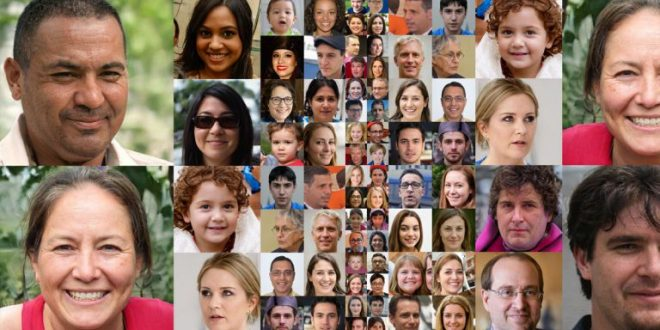
#> input picture haarCascade/face-detection/img/4.jpeg, 660 x 330 px
$ python face-detection.py
#> lines starting #> are read from the running program, lines starting #| are printed output that depends on the picture; after the words box and inside, x2 and y2 are one past the last pixel; in counts of white or black regions, pixels touching at a corner belong together
import cv2
import numpy as np

img = cv2.imread('img/4.jpeg')
#> img is the input picture: shape (330, 660, 3); mean B, G, R 99.9, 114.4, 141.9

yuz_casc = cv2.CascadeClassifier('haarcascade_frontalface_default.xml')

griton = cv2.cvtColor(img, cv2.COLOR_BGR2GRAY)
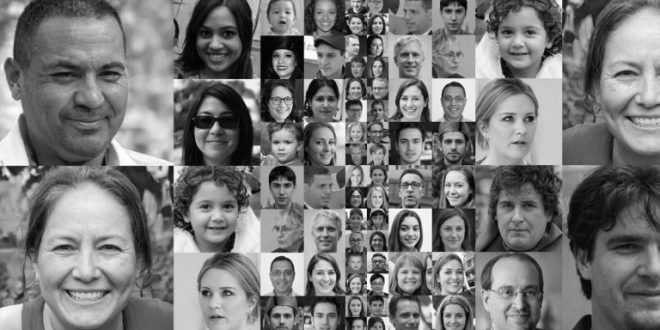
#> griton: shape (330, 660); min 0, max 255, mean 121
yuzler = yuz_casc.detectMultiScale(griton, 1.1, 4)
#> yuzler = 36 rows, first 6: [312, 2, 27, 27], [440, 1, 28, 28], [268, 1, 29, 29], [312, 45, 29, 29], [394, 43, 32, 32], [267, 45, 31, 31]

for (x, y, w, h) in yuzler:
    cv2.rectangle(img, (x, y), (x + w, y + h), (0, 255, 0), 2)
#> this loop made 36 passes
#> (x, y, w, h) on passes 1 to 12: (312, 2, 27, 27), (440, 1, 28, 28), (268, 1, 29, 29), (312, 45, 29, 29), (394, 43, 32, 32), (267, 45, 31, 31), (396, 87, 30, 30), (439, 88, 28, 28), (266, 88, 30, 30), (311, 130, 31, 31), (395, 130, 31, 31), (438, 130, 32, 32)
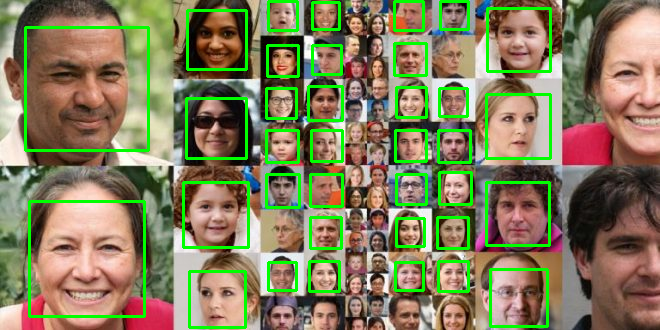
#> img: shape (330, 660, 3); 8.26% of pixels changed, all inside (x1, y1, x2, y2) = (24, 0, 552, 329)

cv2.imshow('yuzler', img)
cv2.waitKey(0)
cv2.destroyAllWindows()

$ run again, with haarCascade/face-detection/img/2.jpg copied over haarCascade/face-detection/img/4.jpeg
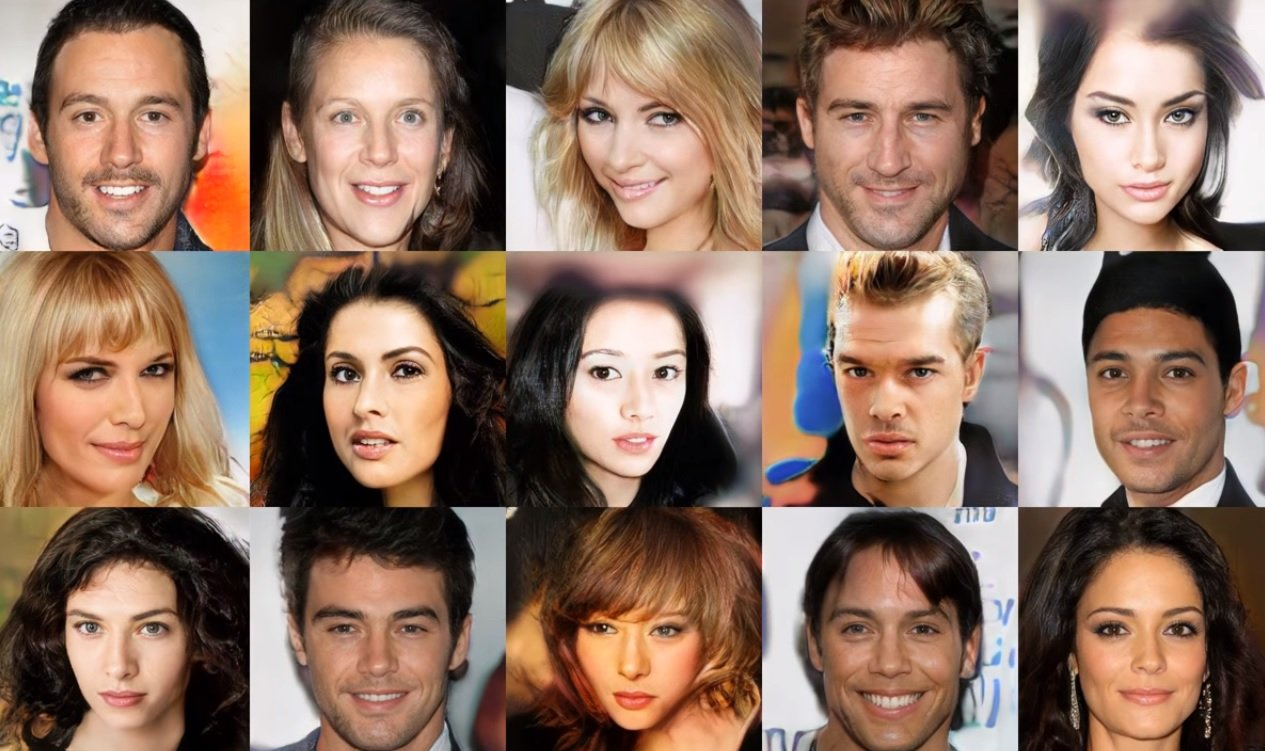
#> input picture haarCascade/face-detection/img/2.jpg, 1265 x 751 px
#> img is the input picture: shape (751, 1265, 3); mean B, G, R 96.2, 112.1, 139.6
#> `griton = cv2.cvtColor(img, cv2.COLOR_BGR2GRAY)`:
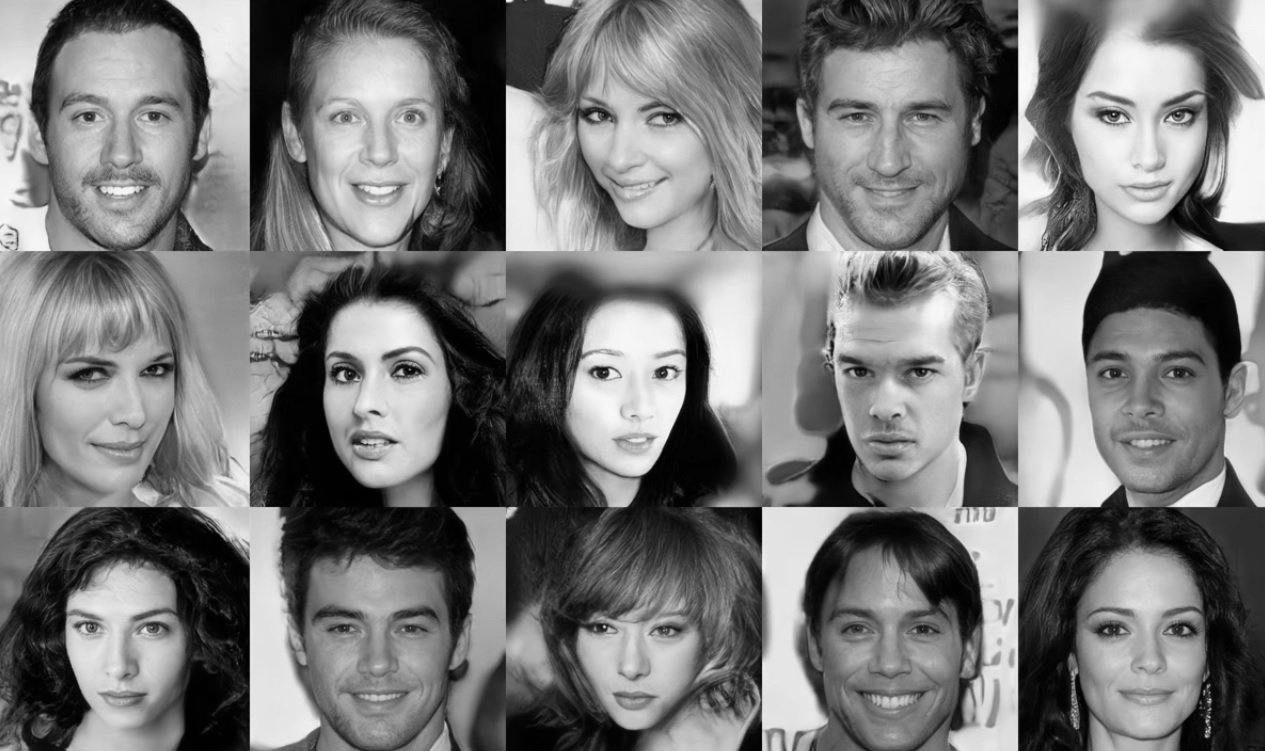
#> griton: shape (751, 1265); min 0, max 255, mean 118.5
#> yuzler = 16 rows, first 6: [222, 302, 87, 87], [1060, 52, 169, 169], [553, 312, 159, 159], [47, 570, 150, 150], [292, 562, 169, 169], [812, 568, 154, 154]
#> the loop `for (x, y, w, h) in yuzler:` made 16 passes
#> after the loop `for (x, y, w, h) in yuzler:`:
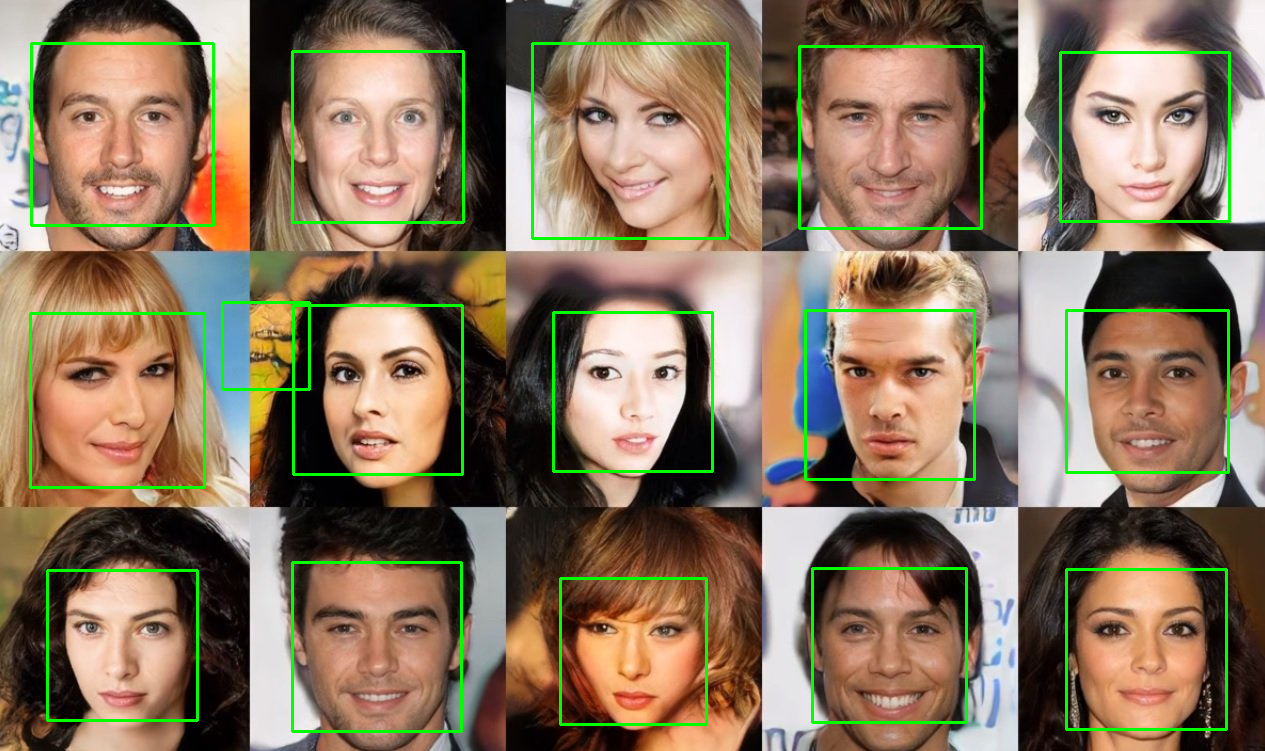
#> img: shape (751, 1265, 3); 3.27% of pixels changed, all inside (x1, y1, x2, y2) = (29, 42, 1231, 733)

$ run again, with haarCascade/face-detection/img/3.jpg copied over haarCascade/face-detection/img/4.jpeg
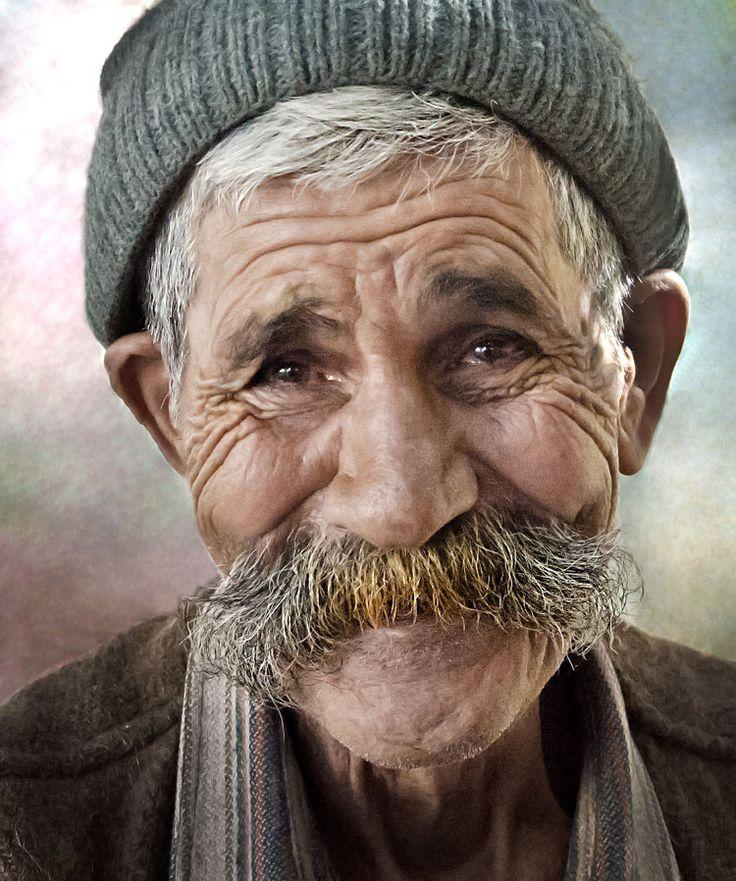
#> input picture haarCascade/face-detection/img/3.jpg, 736 x 881 px
#> img is the input picture: shape (881, 736, 3); mean B, G, R 107.2, 116.2, 129.9
#> `griton = cv2.cvtColor(img, cv2.COLOR_BGR2GRAY)`:
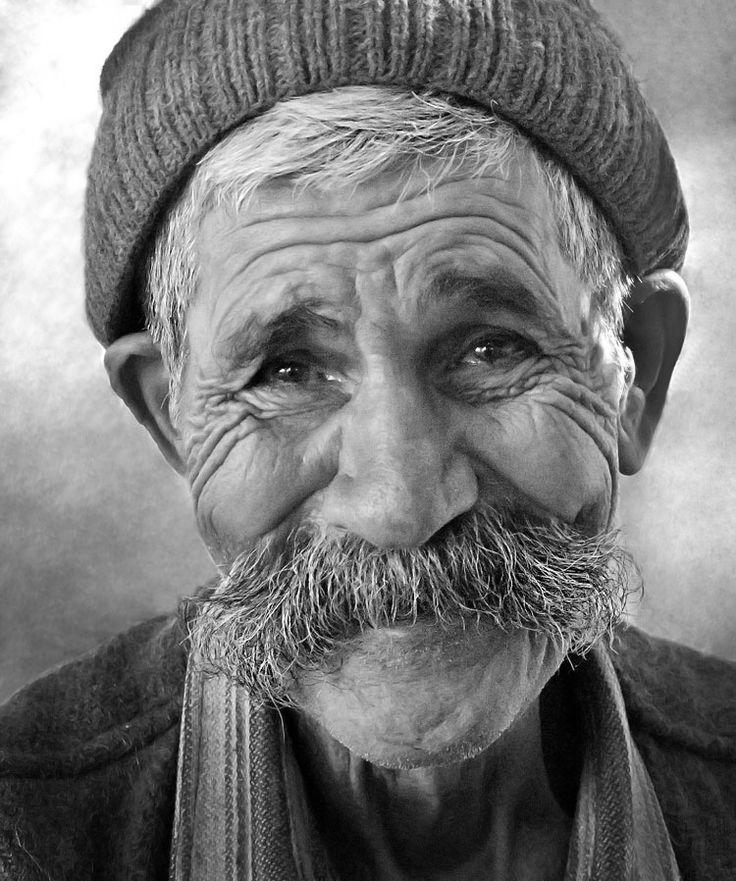
#> griton: shape (881, 736); min 0, max 255, mean 119.3
#> yuzler = [[79, 116, 615, 615]]
#> the loop `for (x, y, w, h) in yuzler:` made 1 pass
#> after the loop `for (x, y, w, h) in yuzler:`:
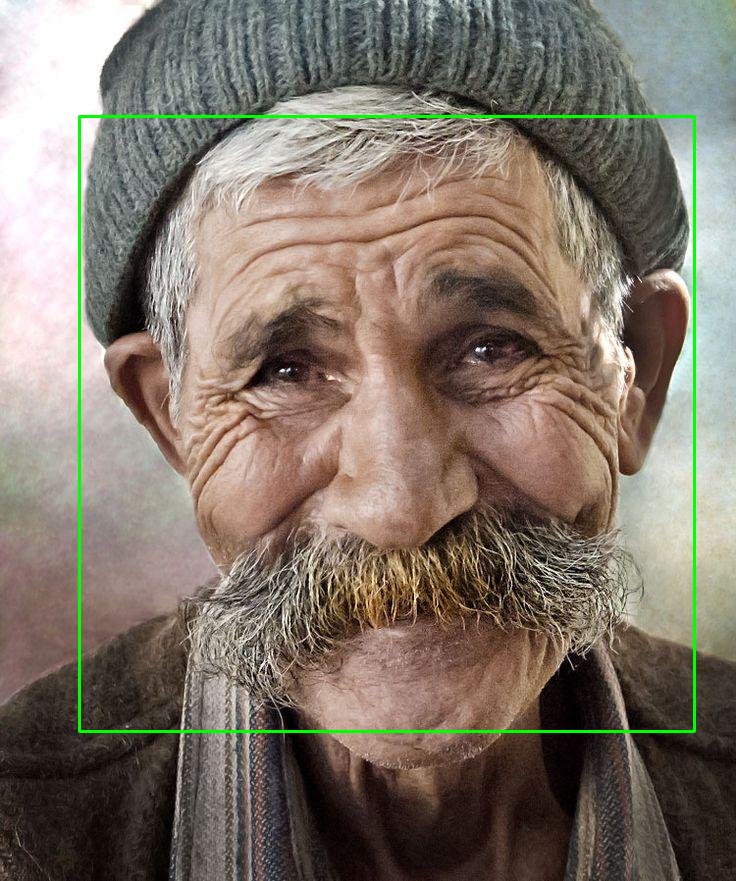
#> img: shape (881, 736, 3); 1.14% of pixels changed, all inside (x1, y1, x2, y2) = (78, 115, 696, 733)
